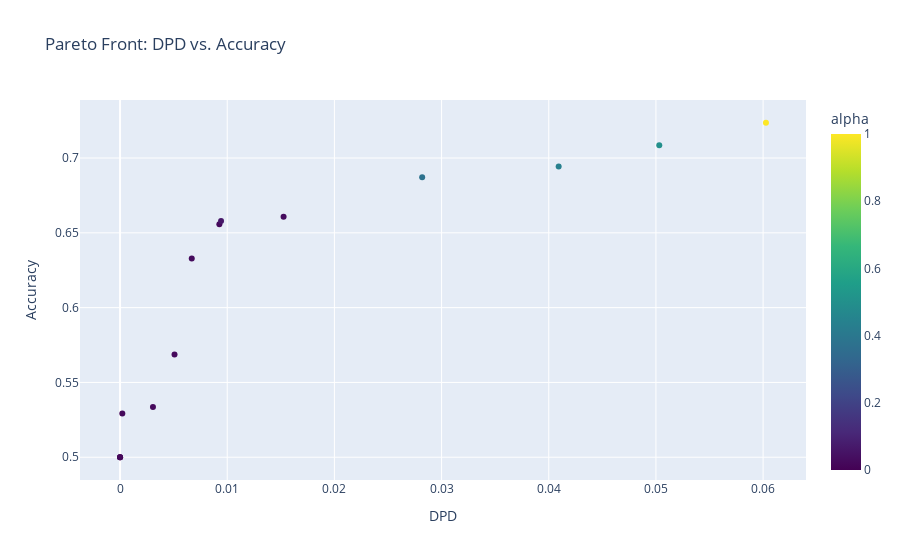

The notebook cell this image was saved under:
### Code cell
fig = px.scatter(
    plot_df,
    x='DPD',
    y='Accuracy',
    color='alpha',
    color_continuous_scale='Viridis',
    size_max=15,
    hover_data={'alpha': True, 'DPD': True, 'Accuracy': True},
    title='Pareto Front: DPD vs. Accuracy'
)
fig.update_traces(marker=dict(line_width=0))
fig.show()

### Figure 1 — Plotly figure (JSON) as saved in the notebook; plotly's stock layout.template omitted (floating-point values rounded to 4 significant figures)
{"data": [{"customdata": [[0.0], [0.01562], [0.01953], [0.02148], [0.02367], [0.02368], [0.02368], [0.02734], [0.03125], [0.0625], [0.375], [0.4375], [0.5], [1.0]], "hovertemplate": "DPD=%{x}<br>Accuracy=%{y}<br>alpha=%{marker.color}<extra></extra>", "legendgroup": "", "marker": {"color": [0.0, 0.01562, 0.01953, 0.02148, 0.02367, 0.02368, 0.02368, 0.02734, 0.03125, 0.0625, 0.375, 0.4375, 0.5, 1.0], "coloraxis": "coloraxis", "line": {"width": 0}, "symbol": "circle"}, "mode": "markers", "name": "", "orientation": "v", "showlegend": false, "type": "scatter", "x": [0.0, 0.0, 0.0, 0.0002118, 0.00307, 0.005083, 0.009266, 0.00669, 0.01526, 0.009424, 0.02819, 0.04092, 0.05031, 0.06027], "xaxis": "x", "y": [0.5, 0.5, 0.5, 0.5293, 0.5335, 0.5686, 0.6557, 0.6329, 0.6607, 0.6579, 0.6871, 0.6943, 0.7086, 0.7236], "yaxis": "y"}], "layout": {"coloraxis": {"colorbar": {"title": {"text": "alpha"}}, "colorscale": [[0, "#440154"], [0.1111, "#482878"], [0.2222, "#3e4989"], [0.3333, "#31688e"], [0.4444, "#26828e"], [0.5556, "#1f9e89"], [0.6667, "#35b779"], [0.7778, "#6ece58"], [0.8889, "#b5de2b"], [1, "#fde725"]]}, "legend": {"tracegroupgap": 0}, "title": {"text": "Pareto Front: DPD vs. Accuracy"}, "xaxis": {"anchor": "y", "domain": [0, 1], "title": {"text": "DPD"}}, "yaxis": {"anchor": "x", "domain": [0, 1], "title": {"text": "Accuracy"}}}}
